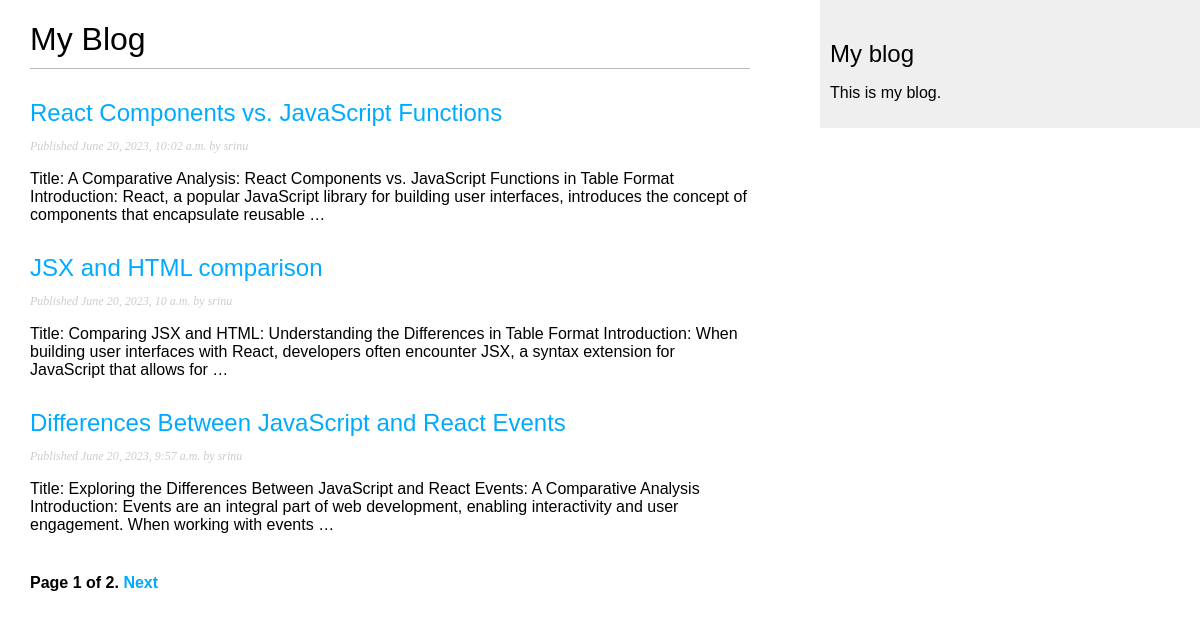
Screenshot of /blog/ with the database file from the repository.
### blogapp/models.py (models this page shows, shortened)
class Post(models.Model):
    class Status(models.TextChoices):
      DRAFT = 'DF', 'Draft'
      PUBLISHED = 'PB', 'Published'
    title = models.CharField(max_length=250)
    slug = models.SlugField(max_length=250,  unique_for_date='publish')
    author = models.ForeignKey(User,
                               on_delete=models.CASCADE,
                               related_name='blog_posts')
    body = models.TextField()
    publish = models.DateTimeField(default=timezone.now)
    created = models.DateTimeField(auto_now_add=True)
    updated = models.DateTimeField(auto_now=True)
    status = models.CharField(max_length=2,
                        choices=Status.choices,
                        default=Status.DRAFT)
    objects = models.Manager() # The default manager.
    published = PublishedManager() # Our custom manager.
    class Meta:
     ordering = ['-publish']
     indexes = [
           models.Index(fields=['-publish']),
     ]
    def get_absolute_url(self):
        return reverse('blog:post_detail',
                       args=[
                             self.publish.year,
                             self.publish.month,
                             self.publish.day,
                             self.slug])

### blogapp/views.py (the view)
# urls.py: path('', views.PostListView.as_view(), name='post_list'),
class PostListView(ListView):
 queryset = Post.published.all()
 context_object_name = 'posts'
 paginate_by = 3
 template_name = 'blogapp/post/list.html'

### blogapp/templates/blogapp/post/list.html (shortened to what this page needs)
{% extends "blogapp/base.html" %}
{% block content %}
  <h1>My Blog</h1>
  {% for post in posts %}
    <h2>
      <a href="{{ post.get_absolute_url }}">
        {{ post.title }}
      </a>
    </h2>
    <p class="date">
      Published {{ post.publish }} by {{ post.author }}
    </p>
    {{ post.body|truncatewords:30|linebreaks }}
  {% endfor %}
  {% include "pagination.html" with page=page_obj  %}
{% endblock %}

### blogapp/static/css/blogapp.css (style rules this page uses)
body { margin:0; padding:0; font-family:helvetica, sans-serif; }
a { color:#00abff; text-decoration:none; }
h1 { font-weight:normal; border-bottom:1px solid #bbb; padding:0 0 10px 0; }
h2 { font-weight:normal; margin:30px 0 0; }
p.date { color:#ccc; font-family: georgia, serif; font-size: 12px; font-style: italic; }

### rows the page displays
Post: title "React Components vs. JavaScript Functions", publish "June 20, 2023, 10:02 a.m.", author "srinu", body "Title: A Comparative Analysis: React Components vs. JavaScript Functions in Table Format Introduction: React, a popular JavaScript library for building user interfaces, introduces the concept of components that encapsulate reusable …"
Post: title "JSX and HTML comparison", publish "June 20, 2023, 10 a.m.", author "srinu", body "Title: Comparing JSX and HTML: Understanding the Differences in Table Format Introduction: When building user interfaces with React, developers often encounter JSX, a syntax extension for JavaScript that allows for …"
Post: title "Differences Between JavaScript and React Events", publish "June 20, 2023, 9:57 a.m.", author "srinu", body "Title: Exploring the Differences Between JavaScript and React Events: A Comparative Analysis Introduction: Events are an integral part of web development, enabling interactivity and user engagement. When working with events …"

### other values shown
{{ page.number }} "1"
{{ page.paginator.num_pages }} "2"
